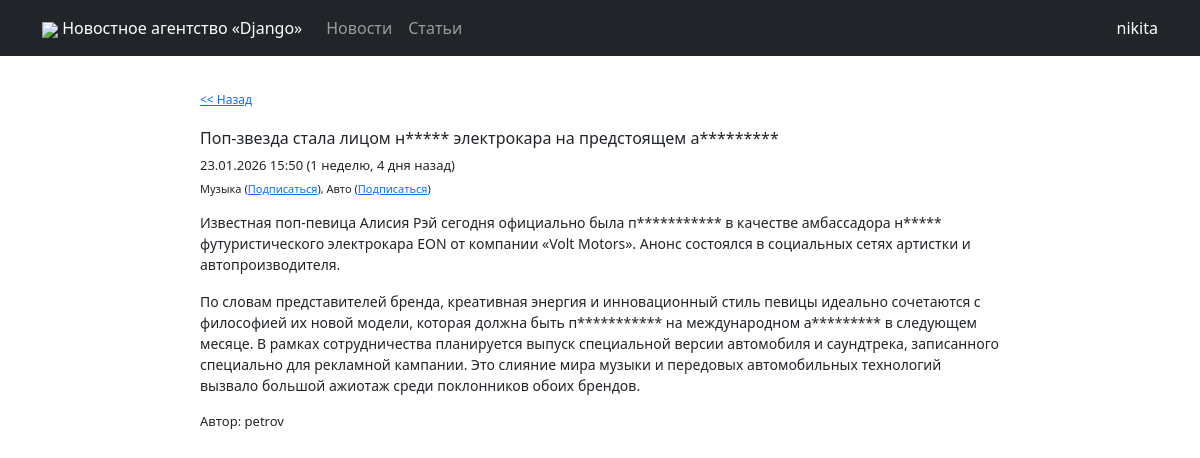
/news/3 (signed in), run on an earlier commit of the app's database.
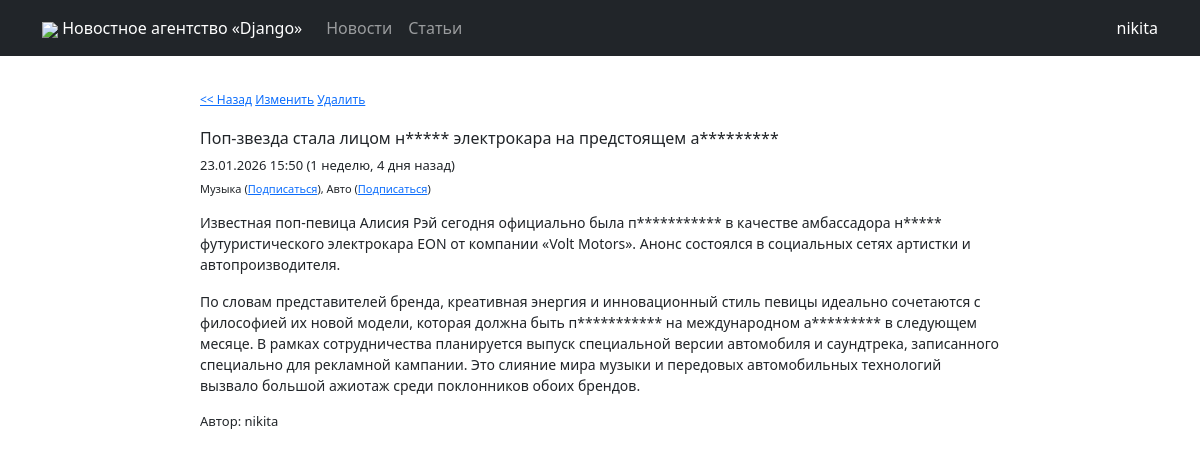
And on a later commit of the database.
### news/models.py (models this page shows, shortened)
class Post(models.Model):
    news = 'NE'
    article = 'AR'
    POST_TYPES = [
        (news, 'Новость'),
        (article, 'Статья'),
    ]
    author = models.ForeignKey(Author, on_delete=models.CASCADE)
    post_type = models.CharField(max_length=2, choices=POST_TYPES)
    created_at = models.DateTimeField(auto_now_add=True)
    title = models.CharField(max_length=255)
    text = models.TextField()
    rating = models.IntegerField(default=0)
    categories = models.ManyToManyField(Category, through="PostCategory")

class Author(models.Model):
    user = models.OneToOneField(User, on_delete=models.CASCADE)
    rating = models.IntegerField(default=0)

### news/views.py (the view)
# urls.py: path('<int:pk>', NewsInfo.as_view(), name="articles_info"),
class NewsInfo(DetailView):
    model = Post
    post_type = None
    template_name = None
    context_object_name = None
    def setup(self, request, *args, **kwargs):
        super().setup(request, *args, **kwargs)
        self.post_type = re.findall(r'(news|articles)', request.path)[0] if kwargs.get("post_type") is None else kwargs.get("post_type")
        self.template_name = f'{self.post_type}/info.html'
        self.context_object_name = self.post_type.__str__()
    def get_queryset(self):
        queryset = super().get_queryset()
        queryset = queryset.filter(
            post_type='NE' if self.post_type == "news" else "AR"
        )
        return queryset
    def get_context_data(self, **kwargs):
        obj = self.get_object()
        context = super().get_context_data(**kwargs)
        context['text'] = obj.text.split("\n")
        categories = PostCategory.objects.filter(post=obj)
        categories_subscribes = [
            user_category.category
            for user_category in UserCategory.objects.filter(
                user=self.request.user,
                category__in=[cat.category for cat in categories]
            )
        ]
        categories_text = []
        for category_item in categories:
            is_subscribed = category_item.category in categories_subscribes
            url = (f'<a href="/{"unsubscribe" if is_subscribed else "subscribe"}_category/{category_item.category.id}/?return_to={self.request.path}">'
                   f'{"Отписаться" if is_subscribed else "Подписаться"}</a>')
            categories_text.append(f"{category_item.category.name} ({url})")
        context['category_names'] = ", ".join(categories_text)
        context['is_author'] = self.object.author.user == self.request.user
        return context

### main_app/templatetags/custom_filters.py (called while the page is built)
@register.filter
def censor(value):
    value_split = value.split()
    for index, value_str in enumerate(value_split):
        if value_str.lower() in forbidden_words:
            value_split[index] = value_str[0] + "*" * (len(value_str) - 1)
    return " ".join(value_split)

@register.filter
def format_date(datetime_str, format_str="%d.%m.%Y %H:%M:%S"):
    return datetime.datetime.strftime(datetime_str, format_str)

### templates/news/info.html (shortened to what this page needs)
{% extends 'flatpages/default.html' %}
{% load humanize %}
{% load tz %}
{% load custom_filters %}
{% block content %}
    <div style="margin: 35px auto; width: 800px; text-align: left;">
        <div style="font-size: 12px; margin-bottom: 20px;"><a href="/news"><< Назад</a>
        {% if is_author %}
            <a href="{{ news.id }}/update">Изменить</a> <a href="{{ news.id }}/delete">Удалить</a>
        {% endif %}
        </div>
        <div>
            <h1 style="font-size: 16px">{{ news.title|censor }}</h1>
            <p style="font-size: 13px; margin-bottom: 5px">{{ news.created_at|localtime|format_date:"%d.%m.%Y %H:%M" }} ({{ news.created_at|naturaltime }})</p>
            <p style="font-size: 11px; margin-bottom: 15px">{{ category_names|safe }}</p>
            {% for text_block in text %}
                <p style="font-size: 14px">{{ text_block|censor }}</p>
            {% endfor %}
            <p style="font-size: 13px; margin-bottom: 15px">Автор: {{ news.author.user.username }}</p>
        </div>
    </div>
{% endblock content %}

What changed in the data, as far as the page shows it:
changed Post "Поп-звезда стала лицом н***** электрокара на предстоящем а*********": author.user.username "petrov" → "nikita"
Also different on the page:
text now shown: "Изменить Удалить"
